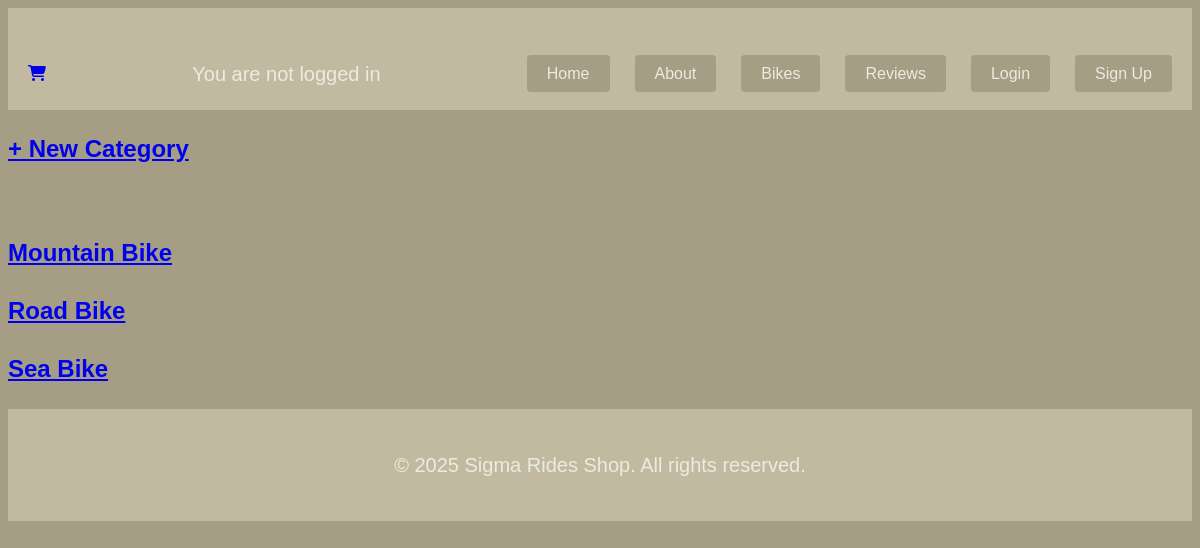
The page /category/ on the database its author committed.
### app/models.py (models this page shows, shortened)
class Category(models.Model):
    name = models.CharField(max_length=50, unique=True)
    description = models.TextField(blank=True)
    class Meta:
        verbose_name = "Category"
        verbose_name_plural = "Categories"

### app/views.py (the view)
# urls.py: path('category/', CategoryListView.as_view(), name='category_list'),
class CategoryListView(ListView):
    model = Category
    context_object_name = 'categorys'
    template_name = 'app/category/category_list.html'

### app/templates/app/category/category_list.html
{% extends 'app/base.html' %}
{% load static %}
{% block content %}
    <h2><a href="{% url 'category_create' %}">+ New Category</a></h2>
    <br>
    {% for category in categorys %}
        <div>
            <h2><a href="{% url 'category_detail' category.pk %}">{{ category.name }}</a></h2>
        </div>
    {% endfor %}
{%  endblock content %}

### static/css/base.css (style rules this page uses)
body { font-family: Arial, sans-serif; line-height: 1.6; background: #A59D84; }
main h2, span, p { color: #ECEBDE; }

### static/css/transition.css (style rules this page uses)
body { animation: Transformation 0.7s; }

### rows shown on the page
Category: name "Mountain Bike"
Category: name "Road Bike"
Category: name "Sea Bike"
